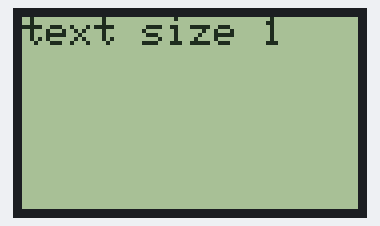
Simulated run of this sketch. Board: Arduino Uno, built with avr-gcc and run on an emulated ATmega328P. Shown: 48×84 one-colour display.

Above: at 0.1 s.
At 2.1 s:
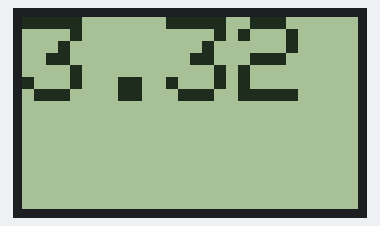
At 4.1 s:
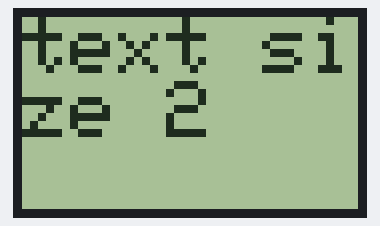
At 6.1 s:
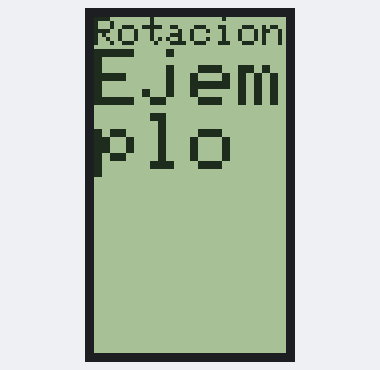

Measured:
- by itself, everything shown: repeats every 8.1 s, in 4 steps
- what the display in image 1 shows lasts 2.0 s, from 2.1 s to 4.1 s

The sketch:

arduino-lcd-nokia-5110-texto.ino
```cpp
#include <SPI.h>
#include <Adafruit_GFX.h>
#include <Adafruit_PCD8544.h>

// Conexión de los pines del lcd al display
// pin 7 - Serial clock out (SCLK)
// pin 6 - Serial data out (DIN)
// pin 5 - Data/Command select (D/C)
// pin 4 - LCD chip select (CS)
// pin 3 - LCD reset (RST)
Adafruit_PCD8544 display = Adafruit_PCD8544(7, 6, 5, 4, 3);

void setup() {
  //Se inicializa el lcd
  display.begin();
  //Se setea el contraste del lcd
  display.setContrast(50);
}

void loop() {
  display.clearDisplay();
  display.setTextSize(1);
  display.setTextColor(BLACK);
  display.setCursor(0,0);
  display.println("text size 1");
  display.display();
  delay(2000);

  display.clearDisplay();
  display.setTextSize(3);
  display.setTextColor(BLACK);
  display.setCursor(0,0);
  double variablePuntoFlotante = 3.32;
  display.println(variablePuntoFlotante);
  display.display();
  delay(2000);

  display.clearDisplay();
  display.setTextSize(2);
  display.setTextColor(BLACK);
  display.setCursor(0,0);
  display.println("text size 2");
  display.display();
  delay(2000);

  display.clearDisplay();
  display.setRotation(1);
  display.setTextSize(1);
  display.setTextColor(BLACK);
  display.setCursor(0,0);
  display.println("Rotacion");
  display.setTextSize(2);
  display.println("Ejemplo");
  display.display();
  delay(2000);

  display.setRotation(0);


}
```
